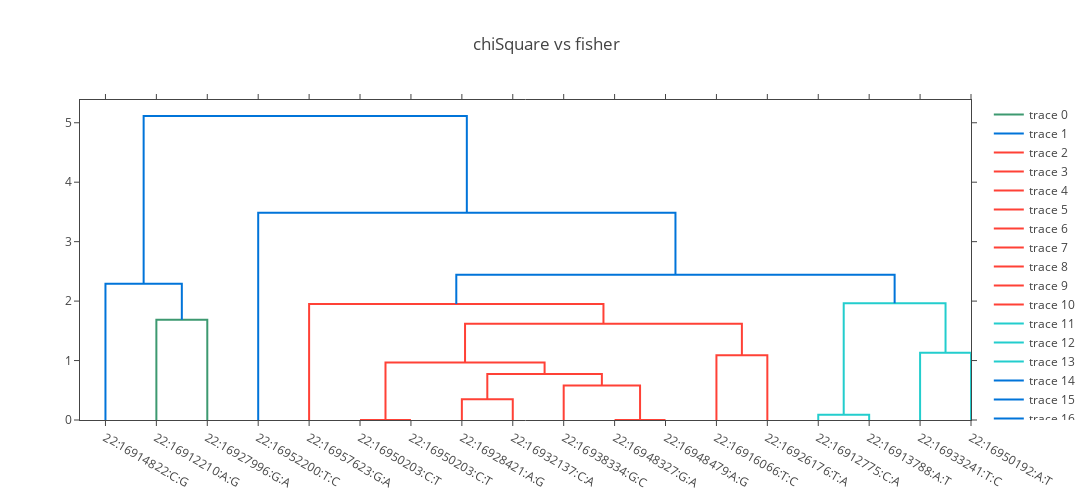

Notebook source saved alongside this figure:
### Markdown cell above
## ChiSquare vs Fisher

### Code cell
import numpy as np
import plotly.offline as py
import plotly.figure_factory as ff
from plotly.offline import get_plotlyjs, init_notebook_mode

init_notebook_mode(connected=True)

statsDF = oskar.stats(df, studyId="hgvauser@platinum:illumina_platinum", missingAsReference=True)
dfSLC = statsDF.filter(array_contains(genes("annotation"), "SLC9B1P4"))

pandasFisher = oskar.fisher(dfSLC, "hgvauser@platinum:illumina_platinum", "KK").select("id", col("Fisher p-value").alias("fisher")).toPandas()
pandasChiSquare = oskar.chiSquare(dfSLC, "hgvauser@platinum:illumina_platinum", "KK").select("id", col("ChiSquare p-value").alias("chiSquare")).toPandas()

labels=pandasFisher["id"].tolist()

dim = len(labels)
X = np.zeros((dim, dim))
for i in range(dim):
    for j in range(i, dim):
        X[i, j] = pandasFisher["fisher"][i] - pandasFisher["fisher"][j]
for i in range(dim):
    for j in range(i, dim):
        X[j, i] = pandasChiSquare["chiSquare"][i] - pandasChiSquare["chiSquare"][j]

fig = ff.create_dendrogram(X, labels=labels, color_threshold=2)
fig['layout'].update({'width':1440, 'height':500, 'showlegend':True, "title":"chiSquare vs fisher"})
py.iplot(fig, filename='dendrogram')

### Figure 1 — Plotly figure (JSON) as saved in the notebook; plotly's stock layout.template omitted (floating-point values rounded to 4 significant figures)
{"data": [{"hoverinfo": "text", "marker": {"color": "rgb(61,153,112)"}, "mode": "lines", "type": "scatter", "uid": "31df3429-fd53-4234-82a2-408651b4e719", "x": [15, 15, 25, 25], "xaxis": "x", "y": [0, 1.687, 1.687, 0], "yaxis": "y"}, {"hoverinfo": "text", "marker": {"color": "rgb(0,116,217)"}, "mode": "lines", "type": "scatter", "uid": "5cdc648d-6cf1-42ae-86fa-f2b3a4859ccd", "x": [5, 5, 20, 20], "xaxis": "x", "y": [0, 2.294, 2.294, 1.687], "yaxis": "y"}, {"hoverinfo": "text", "marker": {"color": "rgb(255,65,54)"}, "mode": "lines", "type": "scatter", "uid": "afc2f881-df1e-49a5-aaa9-f86cdd10db25", "x": [55, 55, 65, 65], "xaxis": "x", "y": [0, 0, 0, 0], "yaxis": "y"}, {"hoverinfo": "text", "marker": {"color": "rgb(255,65,54)"}, "mode": "lines", "type": "scatter", "uid": "4a0ff3ed-19e4-4a36-bad3-12e7eac03f8a", "x": [75, 75, 85, 85], "xaxis": "x", "y": [0, 0.3509, 0.3509, 0], "yaxis": "y"}, {"hoverinfo": "text", "marker": {"color": "rgb(255,65,54)"}, "mode": "lines", "type": "scatter", "uid": "79d6bf40-5cef-466c-924a-1e5831f68967", "x": [105, 105, 115, 115], "xaxis": "x", "y": [0, 0, 0, 0], "yaxis": "y"}, {"hoverinfo": "text", "marker": {"color": "rgb(255,65,54)"}, "mode": "lines", "type": "scatter", "uid": "99b1794c-c093-40ec-a9fb-0c2402ae8e07", "x": [95, 95, 110, 110], "xaxis": "x", "y": [0, 0.5821, 0.5821, 0], "yaxis": "y"}, {"hoverinfo": "text", "marker": {"color": "rgb(255,65,54)"}, "mode": "lines", "type": "scatter", "uid": "e705ba38-196c-4a42-850c-27deb14ac87d", "x": [80, 80, 102.5, 102.5], "xaxis": "x", "y": [0.3509, 0.7721, 0.7721, 0.5821], "yaxis": "y"}, {"hoverinfo": "text", "marker": {"color": "rgb(255,65,54)"}, "mode": "lines", "type": "scatter", "uid": "a934ca81-edc3-4941-886e-27c01e9043e9", "x": [60, 60, 91.25, 91.25], "xaxis": "x", "y": [0, 0.9678, 0.9678, 0.7721], "yaxis": "y"}, {"hoverinfo": "text", "marker": {"color": "rgb(255,65,54)"}, "mode": "lines", "type": "scatter", "uid": "7a539787-3a0f-47db-b2d4-4bca0229c282", "x": [125, 125, 135, 135], "xaxis": "x", "y": [0, 1.09, 1.09, 0], "yaxis": "y"}, {"hoverinfo": "text", "marker": {"color": "rgb(255,65,54)"}, "mode": "lines", "type": "scatter", "uid": "f37effa4-0e60-46b1-850a-010faa12124c", "x": [75.62, 75.62, 130, 130], "xaxis": "x", "y": [0.9678, 1.621, 1.621, 1.09], "yaxis": "y"}, {"hoverinfo": "text", "marker": {"color": "rgb(255,65,54)"}, "mode": "lines", "type": "scatter", "uid": "74f74044-fc94-4e48-861a-75be16de0656", "x": [45, 45, 102.8, 102.8], "xaxis": "x", "y": [0, 1.952, 1.952, 1.621], "yaxis": "y"}, {"hoverinfo": "text", "marker": {"color": "rgb(35,205,205)"}, "mode": "lines", "type": "scatter", "uid": "aff8490f-f073-4009-9e78-cd51e6d35af7", "x": [145, 145, 155, 155], "xaxis": "x", "y": [0, 0.08677, 0.08677, 0], "yaxis": "y"}, {"hoverinfo": "text", "marker": {"color": "rgb(35,205,205)"}, "mode": "lines", "type": "scatter", "uid": "0139ec62-2cc9-4cb4-a1b6-96292d10b31e", "x": [165, 165, 175, 175], "xaxis": "x", "y": [0, 1.13, 1.13, 0], "yaxis": "y"}, {"hoverinfo": "text", "marker": {"color": "rgb(35,205,205)"}, "mode": "lines", "type": "scatter", "uid": "fe9821ec-4037-455d-a9ae-6f22e7b0d66d", "x": [150, 150, 170, 170], "xaxis": "x", "y": [0.08677, 1.964, 1.964, 1.13], "yaxis": "y"}, {"hoverinfo": "text", "marker": {"color": "rgb(0,116,217)"}, "mode": "lines", "type": "scatter", "uid": "0c8ba27a-709b-47da-90c9-0d6c5f9e6a07", "x": [73.91, 73.91, 160, 160], "xaxis": "x", "y": [1.952, 2.443, 2.443, 1.964], "yaxis": "y"}, {"hoverinfo": "text", "marker": {"color": "rgb(0,116,217)"}, "mode": "lines", "type": "scatter", "uid": "57389f49-3cab-48e3-9e1d-78031321378a", "x": [35, 35, 117.0, 117.0], "xaxis": "x", "y": [0, 3.485, 3.485, 2.443], "yaxis": "y"}, {"hoverinfo": "text", "marker": {"color": "rgb(0,116,217)"}, "mode": "lines", "type": "scatter", "uid": "ece16c99-528a-4845-adfe-9377e7d6f32b", "x": [12.5, 12.5, 75.98, 75.98], "xaxis": "x", "y": [2.294, 5.114, 5.114, 3.485], "yaxis": "y"}], "layout": {"autosize": false, "height": 500, "hovermode": "closest", "showlegend": true, "title": "chiSquare vs fisher", "width": 1440, "xaxis": {"autorange": true, "mirror": "allticks", "range": [0, 175], "rangemode": "tozero", "showgrid": false, "showline": true, "showticklabels": true, "tickmode": "array", "ticks": "outside", "ticktext": ["22:16914822:C:G", "22:16912210:A:G", "22:16927996:G:A", "22:16952200:T:C", "22:16957623:G:A", "22:16950203:C:T", "22:16950203:C:T", "22:16928421:A:G", "22:16932137:C:A", "22:16938334:G:C", "22:16948327:G:A", "22:16948479:A:G", "22:16916066:T:C", "22:16926176:T:A", "22:16912775:C:A", "22:16913788:A:T", "22:16933241:T:C", "22:16950192:A:T"], "tickvals": [5, 15, 25, 35, 45, 55, 65, 75, 85, 95, 105, 115, 125, 135, 145, 155, 165, 175], "type": "linear", "zeroline": false}, "yaxis": {"autorange": true, "mirror": "allticks", "range": [0, 5.383], "rangemode": "tozero", "showgrid": false, "showline": true, "showticklabels": true, "ticks": "outside", "type": "linear", "zeroline": false}}}
